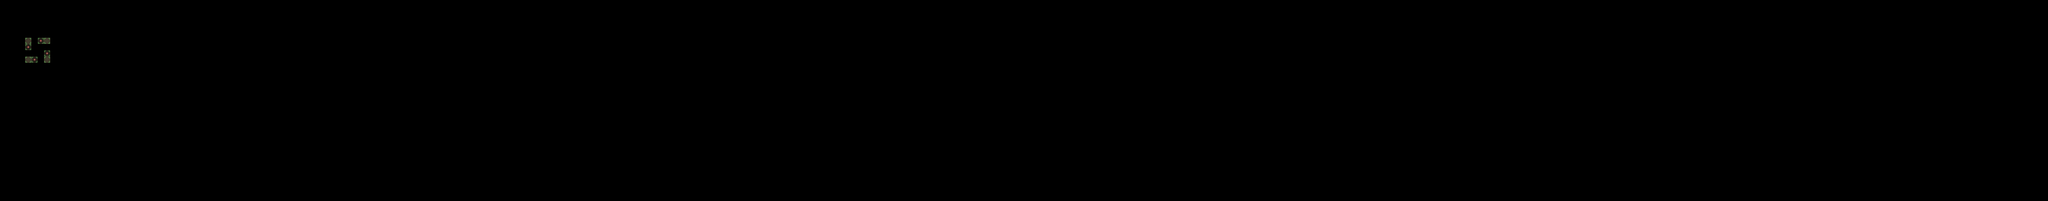

This is a level from a 2D game, rendered from its Tiled map with the project's own tilesets. A one-line summary and the map file follow, with tile-layer data summarised:
An orthogonal 326x32 tile map with 16x16 px tiles, 4 tile layers (input_dirt, output_dirt, regions_input, regions_output), 2 tilesets.

<map version="1.5" tiledversion="1.7.2" orientation="orthogonal" renderorder="right-down" width="326" height="32" tilewidth="16" tileheight="16" infinite="0" nextlayerid="10" nextobjectid="1">
 <tileset firstgid="1" name="Village5" tilewidth="16" tileheight="16" tilecount="704" columns="32">
  <image source="../../../assets/Tile/Village5.png" width="512" height="352" />
  <wangsets>
   <wangset name="Dirt2" type="mixed" tile="-1">
    <wangcolor name="" color="#ff0000" tile="-1" probability="1" />
    <wangtile tileid="200" wangid="0,0,1,1,1,0,0,0" />
    <wangtile tileid="202" wangid="0,0,1,1,1,1,1,0" />
    <wangtile tileid="203" wangid="0,0,0,0,1,1,1,0" />
    <wangtile tileid="232" wangid="1,1,0,0,0,0,0,0" />
    <wangtile tileid="234" wangid="1,1,0,0,0,0,0,1" />
    <wangtile tileid="235" wangid="1,0,0,0,0,0,0,1" />
    <wangtile tileid="264" wangid="1,1,1,1,1,0,0,0" />
    <wangtile tileid="266" wangid="1,1,1,1,1,1,1,1" />
    <wangtile tileid="267" wangid="1,0,0,0,1,1,1,1" />
    <wangtile tileid="296" wangid="1,1,1,0,0,0,0,0" />
    <wangtile tileid="298" wangid="1,1,1,0,0,0,1,1" />
    <wangtile tileid="299" wangid="1,0,0,0,0,0,1,1" />
   </wangset>
   <wangset name="Dirt3" type="mixed" tile="-1">
    <wangcolor name="" color="#ff0000" tile="-1" probability="1" />
    <wangcolor name="" color="#00ff00" tile="-1" probability="1" />
    <wangcolor name="" color="#0000ff" tile="-1" probability="1" />
    <wangtile tileid="200" wangid="0,0,3,3,3,0,0,0" />
    <wangtile tileid="201" wangid="0,0,3,3,3,3,3,0" />
    <wangtile tileid="203" wangid="0,0,0,0,3,3,3,0" />
    <wangtile tileid="232" wangid="3,3,1,1,1,0,0,0" />
    <wangtile tileid="233" wangid="3,3,1,1,1,1,1,3" />
    <wangtile tileid="235" wangid="3,0,0,0,1,1,1,3" />
    <wangtile tileid="264" wangid="1,1,2,2,2,0,0,0" />
    <wangtile tileid="265" wangid="1,1,2,2,2,2,2,1" />
    <wangtile tileid="267" wangid="1,0,0,0,2,2,2,1" />
    <wangtile tileid="296" wangid="2,2,2,0,0,0,0,0" />
    <wangtile tileid="297" wangid="2,2,2,0,0,0,2,2" />
    <wangtile tileid="299" wangid="2,0,0,0,0,0,2,2" />
   </wangset>
   <wangset name="Dirt4" type="mixed" tile="-1">
    <wangcolor name="" color="#ff0000" tile="-1" probability="1" />
    <wangtile tileid="205" wangid="0,0,1,1,1,0,0,0" />
    <wangtile tileid="206" wangid="0,0,1,1,1,1,1,0" />
    <wangtile tileid="207" wangid="0,0,1,1,1,1,1,0" />
    <wangtile tileid="208" wangid="0,0,0,0,1,1,1,0" />
    <wangtile tileid="237" wangid="1,1,1,1,1,0,0,0" />
    <wangtile tileid="238" wangid="1,1,1,1,1,1,1,1" />
    <wangtile tileid="239" wangid="1,1,1,1,1,1,1,1" />
    <wangtile tileid="240" wangid="1,0,0,0,1,1,1,1" />
    <wangtile tileid="269" wangid="1,1,1,1,1,0,0,0" />
    <wangtile tileid="270" wangid="1,1,1,1,1,1,1,1" />
    <wangtile tileid="271" wangid="1,1,1,1,1,1,1,1" />
    <wangtile tileid="272" wangid="1,0,0,0,1,1,1,1" />
    <wangtile tileid="296" wangid="1,1,1,0,0,0,0,0" />
    <wangtile tileid="297" wangid="1,1,1,0,0,0,1,1" />
    <wangtile tileid="298" wangid="1,1,1,0,0,0,1,1" />
    <wangtile tileid="299" wangid="1,0,0,0,0,0,1,1" />
   </wangset>
   <wangset name="dirttop" type="corner" tile="-1">
    <wangcolor name="" color="#ff0000" tile="-1" probability="1" />
    <wangcolor name="" color="#00ff00" tile="-1" probability="1" />
    <wangcolor name="" color="#0000ff" tile="-1" probability="1" />
    <wangtile tileid="205" wangid="0,0,1,1,1,0,0,0" />
    <wangtile tileid="206" wangid="0,0,1,1,1,1,1,0" />
    <wangtile tileid="207" wangid="0,0,1,1,1,1,1,0" />
    <wangtile tileid="208" wangid="0,0,0,0,1,1,1,0" />
    <wangtile tileid="237" wangid="1,0,1,1,1,0,0,0" />
    <wangtile tileid="238" wangid="1,0,1,1,1,1,1,0" />
    <wangtile tileid="239" wangid="1,1,1,1,1,1,1,1" />
    <wangtile tileid="240" wangid="1,0,0,0,1,1,1,1" />
    <wangtile tileid="269" wangid="1,1,1,0,0,0,0,0" />
    <wangtile tileid="270" wangid="1,1,1,0,0,0,1,1" />
    <wangtile tileid="271" wangid="1,1,1,0,0,0,1,1" />
    <wangtile tileid="272" wangid="1,0,0,0,0,0,1,1" />
   </wangset>
   <wangset name="Unnamed Set" type="corner" tile="238">
    <wangcolor name="" color="#ff0000" tile="-1" probability="1" />
    <wangtile tileid="205" wangid="0,0,0,1,0,0,0,0" />
    <wangtile tileid="206" wangid="0,0,0,1,0,1,0,0" />
    <wangtile tileid="207" wangid="0,0,0,1,0,1,0,0" />
    <wangtile tileid="208" wangid="0,0,0,0,0,1,0,0" />
    <wangtile tileid="237" wangid="0,1,0,0,0,0,0,0" />
    <wangtile tileid="238" wangid="0,1,0,0,0,0,0,1" />
    <wangtile tileid="239" wangid="0,1,0,0,0,0,0,1" />
    <wangtile tileid="240" wangid="0,0,0,0,0,0,0,1" />
   </wangset>
  </wangsets>
 </tileset>
 <tileset firstgid="705" source="../../../assets/Tile/Dirt1.tsx" />
 <layer id="2" name="input_dirt" width="326" height="32">
  <properties>
   <property name="StrictEmpty" type="bool" value="true" />
  </properties>
  <data>[10432 cells, 8 non-empty, 2 distinct tile ids]</data>
 </layer>
 <layer id="3" name="output_dirt" width="326" height="32">
  <data>[10432 cells, 4 non-empty, 4 distinct tile ids]</data>
 </layer>
 <layer id="4" name="regions_input" width="326" height="32">
  <data>[10432 cells, 8 non-empty, 1 distinct tile ids]</data>
 </layer>
 <layer id="1" name="regions_output" width="326" height="32">
  <data>[10432 cells, 4 non-empty, 1 distinct tile ids]</data>
 </layer>
</map>
